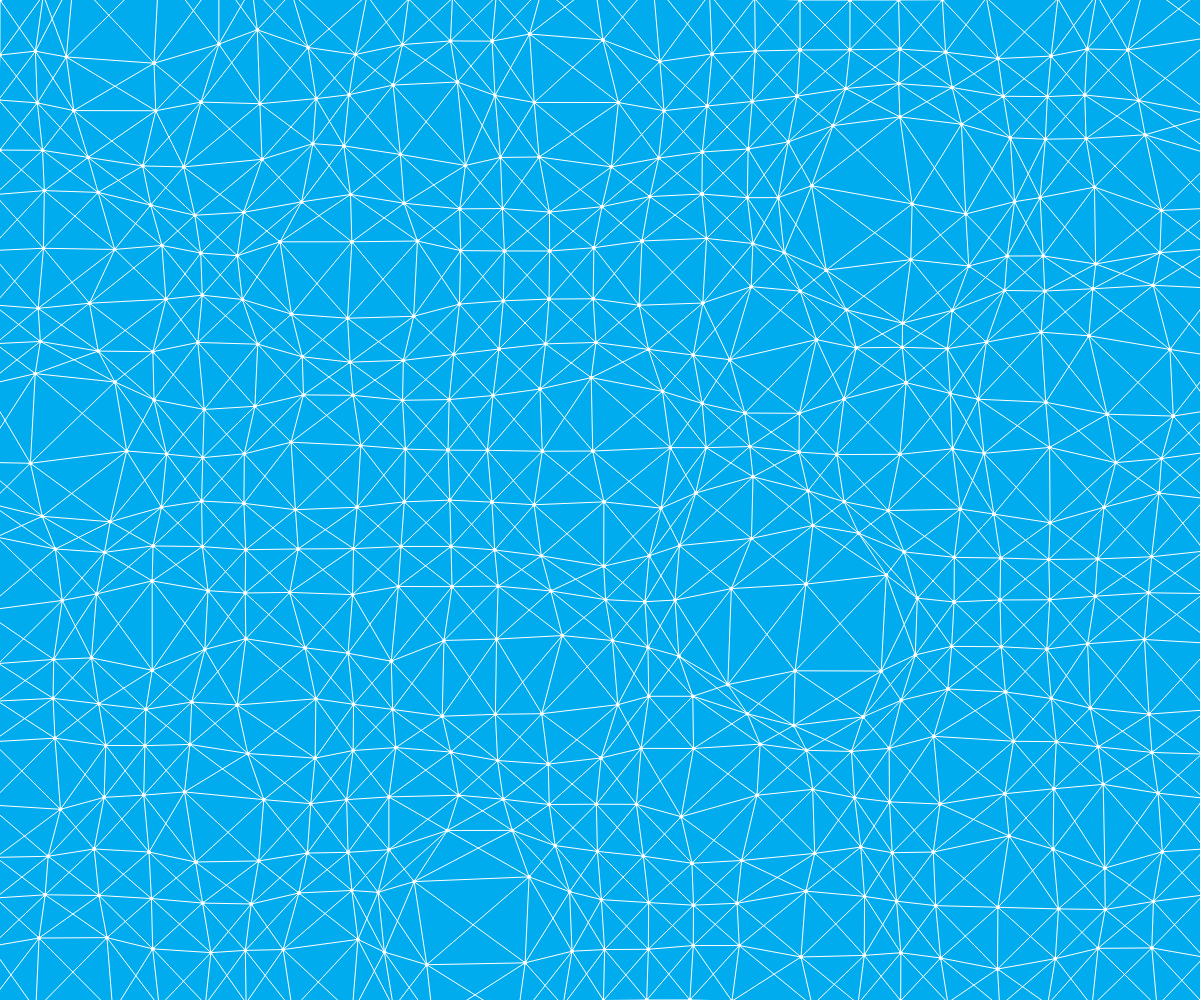
Frame 1 (no input)
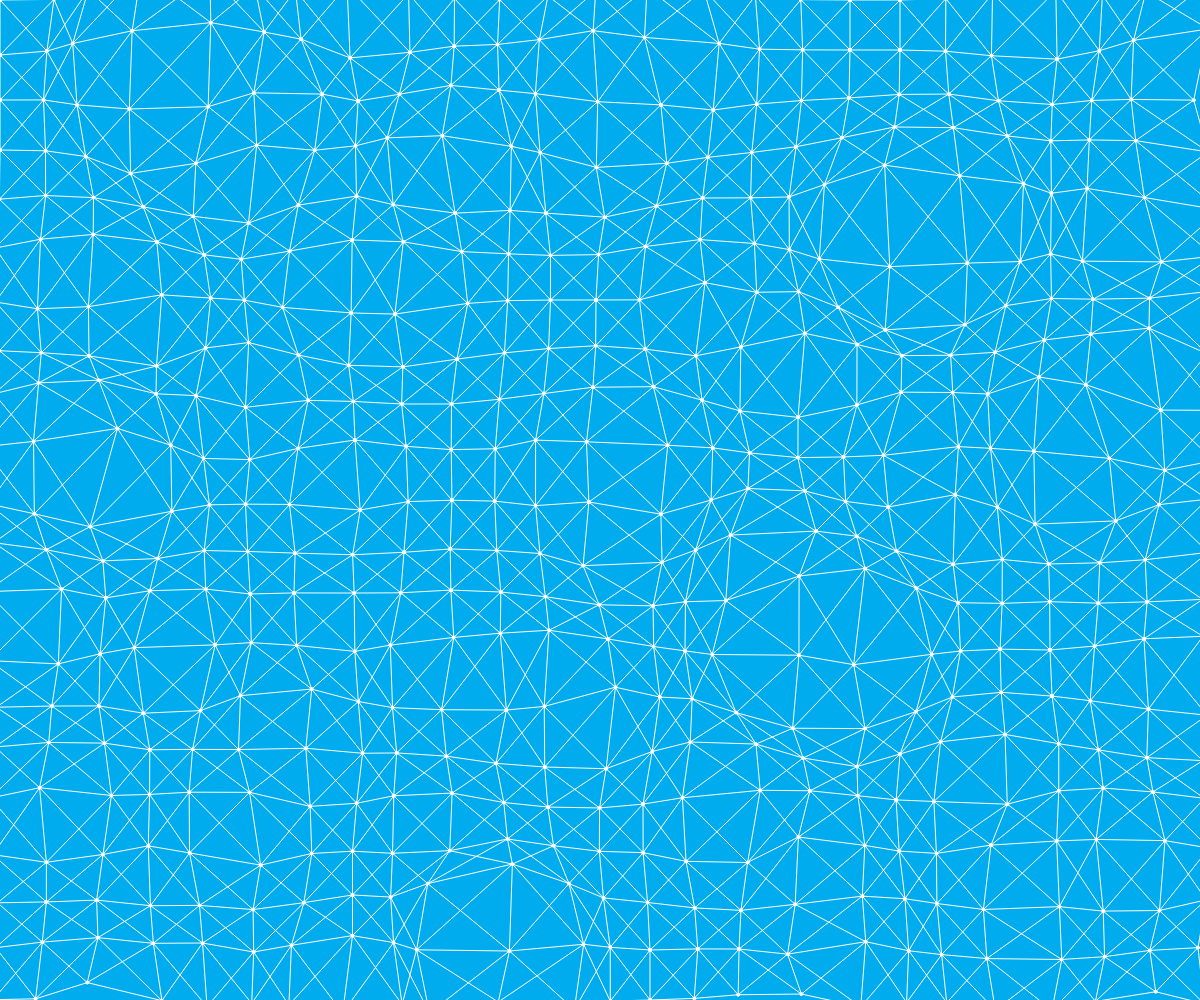
Frame 60 (no input)
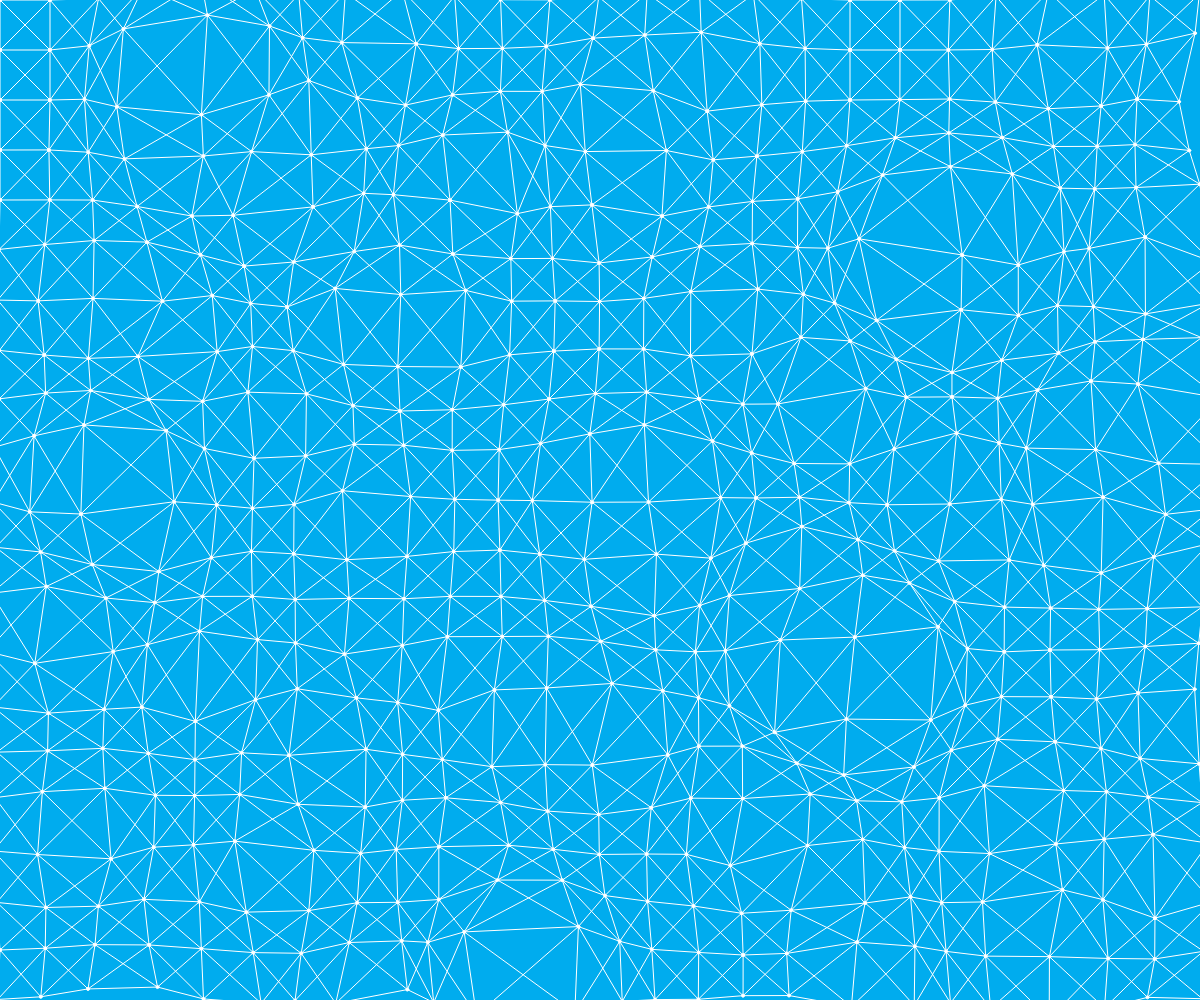
Frame 120 (the mouse pressed at the canvas centre since frame 60)

The p5.js sketch that drew these frames (run headless with seeded random() and noise() and a simulated clock; from frame 60 on, the mouse is pressed at the canvas centre):

// p5.js sketch
// ── sketch.js
var density=50;
var rows = Math.ceil(innerHeight/density)+1;
var columns = Math.ceil(innerWidth/density)+1;
var pixs = [];
var lines = [];
var terrain=[];
var terraindensity=100;
var t=0;
function setup() {
    createCanvas(innerWidth,innerHeight);
    fill(255);
    for(var i=0;i<rows;i++){
        for(var j=0;j<columns;j++){
            pixs.push(new Pix(j*density,i*density));
        }
    }

    for(i=0;i<rows;i++){
        for(j=0; j<columns;j++){
            if(j!=columns-1)
            lines.push(new Line(pixs[i*(columns) + j], pixs[i*(columns) + j + 1]));
            if(i!=rows-1)
            lines.push(new Line(pixs[i*(columns) + j], pixs[(i+1)*(columns) + j]));
            if(j!=0 && i!=rows-1)
            lines.push(new Line(pixs[i*(columns) + j], pixs[(i+1)*(columns) + j-1]));
            if(i!=rows-1 && j!=columns-1)
            lines.push(new Line(pixs[i*(columns) + j], pixs[(i+1)*(columns) + j + 1]));
        }
    }

    for(i=0;i<terraindensity;i++){
        terrain.push(new Terrain(random(0,width),random(0,height),random(0.1,0.15)));
    }
}

function draw() {
    background(0,172,238);
    ellipseMode(CENTER);
    stroke(255);

    var mouse = createVector(mouseX, mouseY);
    for(var i=0;i<terraindensity;i++){
            terrain[i].move(t);
    }

    t+=0.02;

    for(i=0;i<rows*columns;i++)
    {
        pixs[i].move(mouse,0.1);
        for(var j=0;j<terraindensity;j++){
            pixs[i].move(terrain[j].pos,terrain[j].z);
        }

        pixs[i].draw();
    }

    for(i=0;i<lines.length;i++){
        lines[i].draw();
    }
}

function Pix(x,y){
    this.pos=createVector(x,y);
    this.temppos=createVector(x,y);
    this.tempposprev=createVector(x,y);
    this.alp = 255;

    this.draw = function(){
        fill(255,255,255,this.alp);
        ellipse(this.temppos.x, this.temppos.y, 3,3);
        this.tempposprev=createVector(this.temppos.x, this.temppos.y);
        this.temppos=createVector(this.pos.x, this.pos.y);
    }

    this.move = function(move, z){
        var vec=createVector(this.pos.x, this.pos.y);
        vec.sub(move);
        vec.normalize();
        var diff = p5.Vector.dist(this.pos, move);
        if(diff<=1000*z)
        {   
            vec.mult((1000*z-diff)*z); 
            this.temppos.add(vec);
        }
    }
}

function Line(p1, p2){
    this.p1=p1;
    this.p2=p2;

    this.draw = function(){
        stroke(255);
        line(this.p1.tempposprev.x,this.p1.tempposprev.y,this.p2.tempposprev.x,this.p2.tempposprev.y);
    }
}

function Terrain(x,y,z){
    this.pos=createVector(x,y);
    this.z=z;

    this.move = function(t){
        this.pos.add(createVector(noise(t+this.pos.x),noise(t+this.pos.y)));
    }
}
